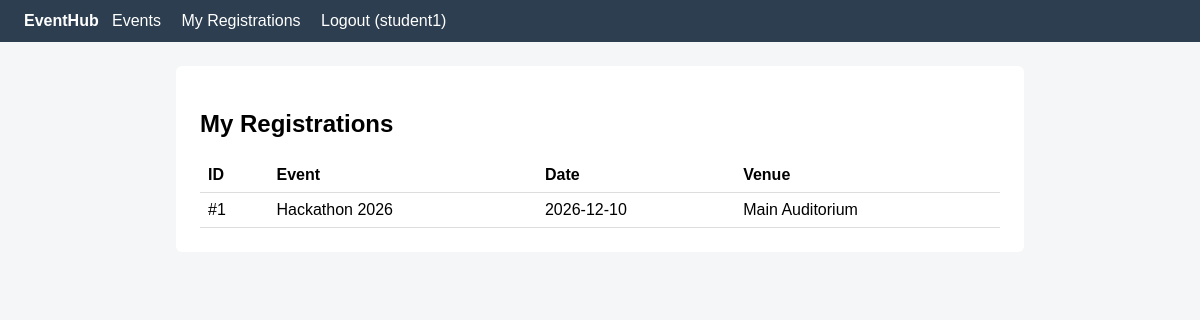
/my-registrations (signed in), run on the app's committed database.
### tables this page shows
CREATE TABLE registrations(
        id INTEGER PRIMARY KEY AUTOINCREMENT,
        user_id INTEGER NOT NULL,
        event_id INTEGER NOT NULL,
        UNIQUE(user_id, event_id));

CREATE TABLE events(
        id INTEGER PRIMARY KEY AUTOINCREMENT,
        title TEXT NOT NULL,
        date TEXT NOT NULL,
        venue TEXT NOT NULL,
        description TEXT);

### app.py (the view)
@app.route("/my-registrations")
@login_required
def my_registrations():
    rows = get_db().execute("""
        SELECT r.id, e.title, e.date, e.venue
        FROM registrations r JOIN events e ON e.id=r.event_id
        WHERE r.user_id=?""", (session["user_id"],)).fetchall()
    return render_template("my_registrations.html", regs=rows)

### app.py (called while the page is built)
def get_db():
    if "db" not in g:
        g.db = sqlite3.connect(DB)
        g.db.row_factory = sqlite3.Row
    return g.db

def login_required(f):
    @wraps(f)
    def wrapper(*a, **kw):
        if "user_id" not in session:
            return redirect(url_for("login"))
        return f(*a, **kw)
    return wrapper

### templates/my_registrations.html
{% extends "base.html" %}
{% block content %}
<h2>My Registrations</h2>
<table>
  <tr><th>ID</th><th>Event</th><th>Date</th><th>Venue</th></tr>
  {% for r in regs %}
  <tr><td>#{{ r.id }}</td><td>{{ r.title }}</td><td>{{ r.date }}</td><td>{{ r.venue }}</td></tr>
  {% else %}
  <tr><td colspan="4">No registrations yet.</td></tr>
  {% endfor %}
</table>
{% endblock %}

### templates/base.html (style rules this page uses)
body { font-family: Arial, sans-serif; margin: 0; background: #f4f6f8; }
table { width: 100%; border-collapse: collapse; }
th, td { border-bottom: 1px solid #ddd; padding: 8px; text-align: left; }

### data on the page
registrations: id "1", title "Hackathon 2026", date "2026-12-10", venue "Main Auditorium"

### other printed values
{{ session.username }} "student1"
